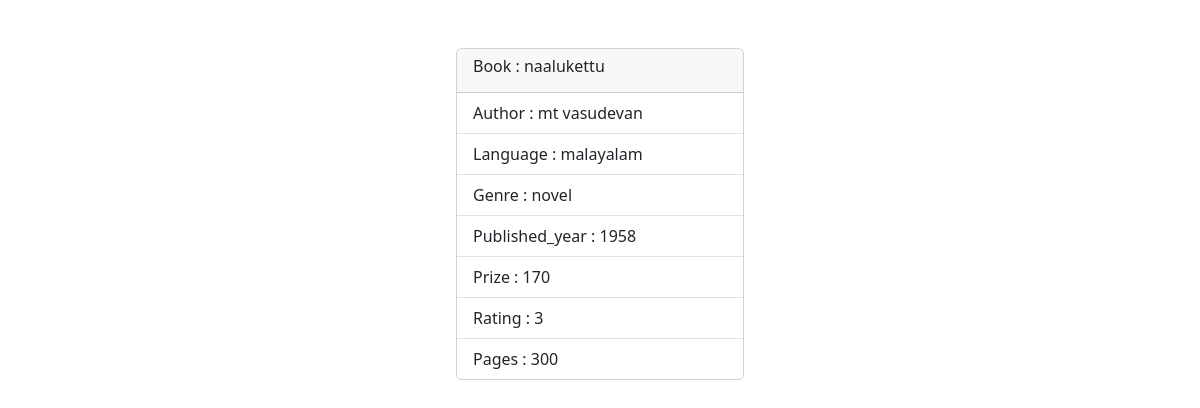
The page /books/2/ on the database its author committed.
### books/models.py (models this page shows, shortened)
class Book(models.Model):
    name=models.CharField(max_length=200,unique=True)
    author=models.CharField(max_length=200)
    language=models.CharField(max_length=200)
    genre=models.CharField(max_length=200)
    published_year=models.IntegerField()
    prize=models.IntegerField()
    rating=models.IntegerField()
    pages=models.IntegerField()

### books/views.py (the view)
# urls.py: path('books/<int:pk>/',views.BookDetailsView.as_view(),name="book-details"),
class BookDetailsView(View):
    def get(self,request,*args,**kwargs):
        id=kwargs.get("pk")
        qs=Book.objects.get(id=id)
        return render(request,"book_details.html",{"data":qs})

### books/templates/book_details.html (shortened to what this page needs)
<!DOCTYPE html>
<html lang="en">
<head>
    <link href="https://cdn.jsdelivr.net/npm/bootstrap@5.3.2/dist/css/bootstrap.min.css" rel="stylesheet">
</head>
<body>
    <div class="container d-flex  justify-content-center mt-5">
        <div class="card" style="width: 18rem;">
            <div class="card-header">
              <h6>Book : {{data.name}}</h6>
            </div>
            <ul class="list-group list-group-flush">
              <li class="list-group-item">Author : {{data.author}}</li>
              <li class="list-group-item">Language : {{data.language}}</li>
              <li class="list-group-item">Genre : {{data.genre}}</li>
              <li class="list-group-item">Published_year : {{data.published_year}}</li>
              <li class="list-group-item">Prize : {{data.prize}}</li>
              <li class="list-group-item">Rating : {{data.rating}}</li>
              <li class="list-group-item">Pages : {{data.pages}}</li>
            </ul>
          </div>
    </div>
</body>
</html>

### rows shown on the page
Book: name "naalukettu", author "mt vasudevan", language "malayalam", genre "novel", published_year "1958", prize "170", rating "3", pages "300"
